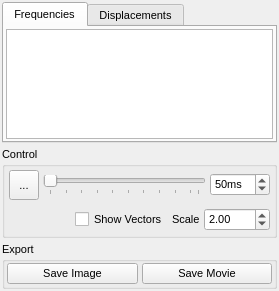
<ui version="4.0">
 <class>VibrationsWidget</class>
 <widget class="QDockWidget" name="VibrationsWidget">
  <property name="geometry">
   <rect>
    <x>0</x>
    <y>0</y>
    <width>279</width>
    <height>291</height>
   </rect>
  </property>
  <property name="minimumSize">
   <size>
    <width>279</width>
    <height>291</height>
   </size>
  </property>
  <property name="font">
   <font>
    <pointsize>8</pointsize>
   </font>
  </property>
  <property name="floating">
   <bool>true</bool>
  </property>
  <property name="allowedAreas">
   <set>Qt::NoDockWidgetArea</set>
  </property>
  <property name="windowTitle">
   <string>Vibrations</string>
  </property>
  <widget class="QWidget" name="dockWidgetContents">
   <layout class="QVBoxLayout" name="verticalLayout_3">
    <property name="spacing">
     <number>4</number>
    </property>
    <property name="margin">
     <number>2</number>
    </property>
    <item>
     <widget class="QTabWidget" name="VibrationsTabWidget">
      <property name="currentIndex">
       <number>0</number>
      </property>
      <widget class="QWidget" name="FrequenciesTab">
       <attribute name="title">
        <string>Frequencies</string>
       </attribute>
       <layout class="QVBoxLayout" name="verticalLayout_2">
        <property name="spacing">
         <number>4</number>
        </property>
        <property name="margin">
         <number>2</number>
        </property>
        <item>
         <widget class="QListWidget" name="VibrationsList">
          <property name="sizePolicy">
           <sizepolicy hsizetype="Expanding" vsizetype="Expanding">
            <horstretch>3</horstretch>
            <verstretch>0</verstretch>
           </sizepolicy>
          </property>
          <property name="sizeIncrement">
           <size>
            <width>0</width>
            <height>0</height>
           </size>
          </property>
          <property name="selectionBehavior">
           <enum>QAbstractItemView::SelectRows</enum>
          </property>
         </widget>
        </item>
       </layout>
      </widget>
      <widget class="QWidget" name="DisplacementsTab">
       <attribute name="title">
        <string>Displacements</string>
       </attribute>
       <layout class="QVBoxLayout" name="verticalLayout">
        <property name="spacing">
         <number>4</number>
        </property>
        <property name="margin">
         <number>2</number>
        </property>
        <item>
         <widget class="QTableWidget" name="DisplacementsTable">
          <property name="sizePolicy">
           <sizepolicy hsizetype="Expanding" vsizetype="Expanding">
            <horstretch>0</horstretch>
            <verstretch>0</verstretch>
           </sizepolicy>
          </property>
          <property name="sizeIncrement">
           <size>
            <width>1</width>
            <height>0</height>
           </size>
          </property>
          <property name="selectionMode">
           <enum>QAbstractItemView::SingleSelection</enum>
          </property>
          <property name="selectionBehavior">
           <enum>QAbstractItemView::SelectRows</enum>
          </property>
          <column>
           <property name="text">
            <string>Atom</string>
           </property>
          </column>
          <column>
           <property name="text">
            <string>dX</string>
           </property>
          </column>
          <column>
           <property name="text">
            <string>dY</string>
           </property>
          </column>
          <column>
           <property name="text">
            <string>dZ</string>
           </property>
          </column>
         </widget>
        </item>
       </layout>
      </widget>
     </widget>
    </item>
    <item>
     <widget class="QGroupBox" name="ControlGroup">
      <property name="title">
       <string>Control</string>
      </property>
      <layout class="QVBoxLayout" name="verticalLayout_4">
       <property name="spacing">
        <number>4</number>
       </property>
       <property name="margin">
        <number>2</number>
       </property>
       <item>
        <layout class="QHBoxLayout" name="horizontalLayout_4">
         <property name="spacing">
          <number>4</number>
         </property>
         <property name="margin">
          <number>2</number>
         </property>
         <item>
          <widget class="QToolButton" name="PlayPauseVibration">
           <property name="minimumSize">
            <size>
             <width>30</width>
             <height>30</height>
            </size>
           </property>
           <property name="maximumSize">
            <size>
             <width>30</width>
             <height>30</height>
            </size>
           </property>
           <property name="text">
            <string>...</string>
           </property>
           <property name="icon">
            <iconset resource="icons.qrc">
             <normaloff>:/playback/icons/traj_playpause.svg</normaloff>:/playback/icons/traj_playpause.svg</iconset>
           </property>
           <property name="iconSize">
            <size>
             <width>16</width>
             <height>16</height>
            </size>
           </property>
           <property name="checkable">
            <bool>true</bool>
           </property>
          </widget>
         </item>
         <item>
          <widget class="QSlider" name="FrameSlider">
           <property name="minimum">
            <number>1</number>
           </property>
           <property name="maximum">
            <number>20</number>
           </property>
           <property name="value">
            <number>1</number>
           </property>
           <property name="orientation">
            <enum>Qt::Horizontal</enum>
           </property>
           <property name="tickPosition">
            <enum>QSlider::TicksBelow</enum>
           </property>
           <property name="tickInterval">
            <number>2</number>
           </property>
          </widget>
         </item>
         <item>
          <widget class="QSpinBox" name="DelaySpin">
           <property name="toolTip">
            <string>Delay between frames when playing</string>
           </property>
           <property name="suffix">
            <string>ms</string>
           </property>
           <property name="maximum">
            <number>200</number>
           </property>
           <property name="value">
            <number>50</number>
           </property>
          </widget>
         </item>
        </layout>
       </item>
       <item>
        <layout class="QHBoxLayout" name="horizontalLayout">
         <property name="spacing">
          <number>4</number>
         </property>
         <property name="margin">
          <number>2</number>
         </property>
         <item>
          <spacer name="horizontalSpacer">
           <property name="orientation">
            <enum>Qt::Horizontal</enum>
           </property>
           <property name="sizeHint" stdset="0">
            <size>
             <width>40</width>
             <height>20</height>
            </size>
           </property>
          </spacer>
         </item>
         <item>
          <widget class="QCheckBox" name="ShowVectorsCheck">
           <property name="text">
            <string>Show Vectors</string>
           </property>
          </widget>
         </item>
         <item>
          <widget class="QLabel" name="label">
           <property name="sizePolicy">
            <sizepolicy hsizetype="Minimum" vsizetype="Preferred">
             <horstretch>0</horstretch>
             <verstretch>0</verstretch>
            </sizepolicy>
           </property>
           <property name="text">
            <string>Scale</string>
           </property>
          </widget>
         </item>
         <item>
          <widget class="QDoubleSpinBox" name="VectorScaleSpin">
           <property name="sizePolicy">
            <sizepolicy hsizetype="Expanding" vsizetype="Fixed">
             <horstretch>0</horstretch>
             <verstretch>0</verstretch>
            </sizepolicy>
           </property>
           <property name="toolTip">
            <string>Scaling factor applied to rendered displacement arrows</string>
           </property>
           <property name="singleStep">
            <double>0.100000000000000</double>
           </property>
           <property name="value">
            <double>2.000000000000000</double>
           </property>
          </widget>
         </item>
        </layout>
       </item>
      </layout>
     </widget>
    </item>
    <item>
     <widget class="QGroupBox" name="SaveFramesGroup">
      <property name="title">
       <string>Export</string>
      </property>
      <layout class="QHBoxLayout" name="horizontalLayout_2">
       <property name="spacing">
        <number>4</number>
       </property>
       <property name="margin">
        <number>2</number>
       </property>
       <item>
        <widget class="QPushButton" name="SaveImageButton">
         <property name="text">
          <string>Save Image</string>
         </property>
         <property name="icon">
          <iconset resource="icons.qrc">
           <normaloff>:/file/icons/file_saveimage.svg</normaloff>:/file/icons/file_saveimage.svg</iconset>
         </property>
        </widget>
       </item>
       <item>
        <widget class="QPushButton" name="SaveMovieButton">
         <property name="text">
          <string>Save Movie</string>
         </property>
         <property name="icon">
          <iconset resource="icons.qrc">
           <normaloff>:/playback/icons/traj_view.svg</normaloff>:/playback/icons/traj_view.svg</iconset>
         </property>
        </widget>
       </item>
      </layout>
     </widget>
    </item>
   </layout>
  </widget>
 </widget>
 <resources>
  <include location="icons.qrc"/>
 </resources>
 <connections/>
</ui>
